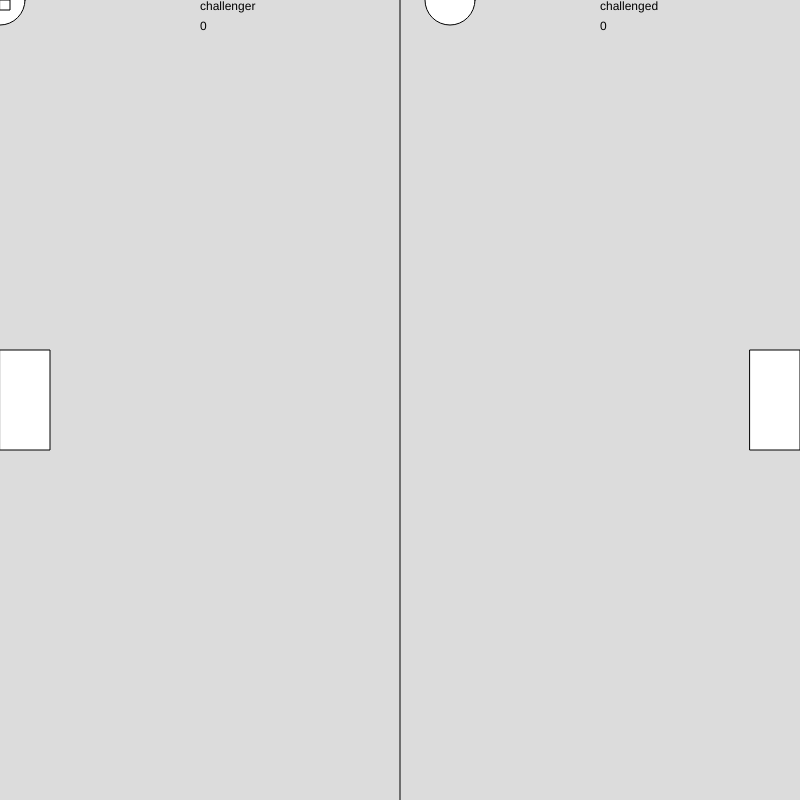
Frame 1 (no input)
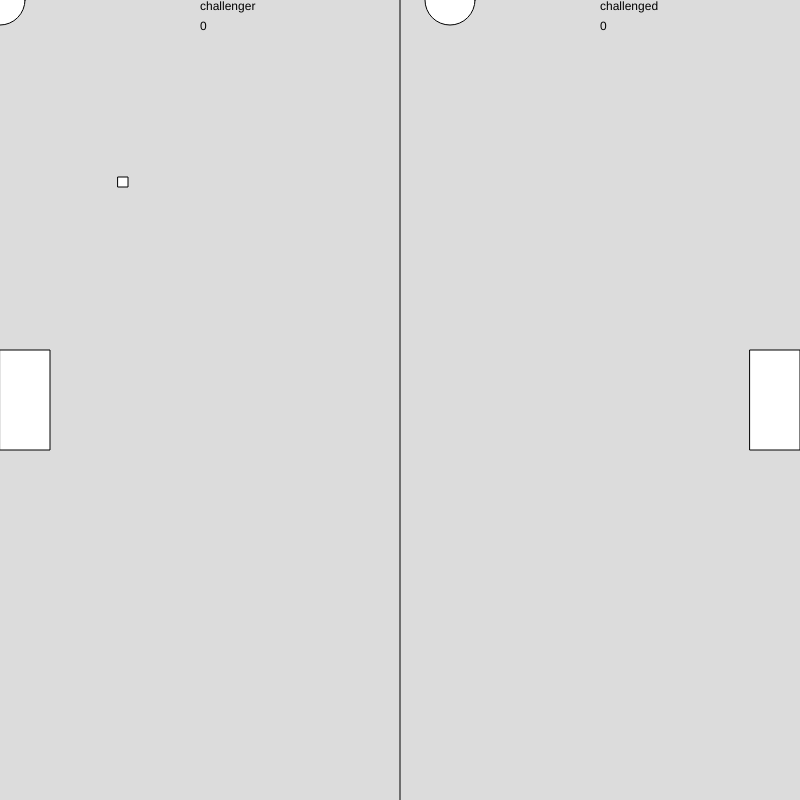
Frame 60 (no input)
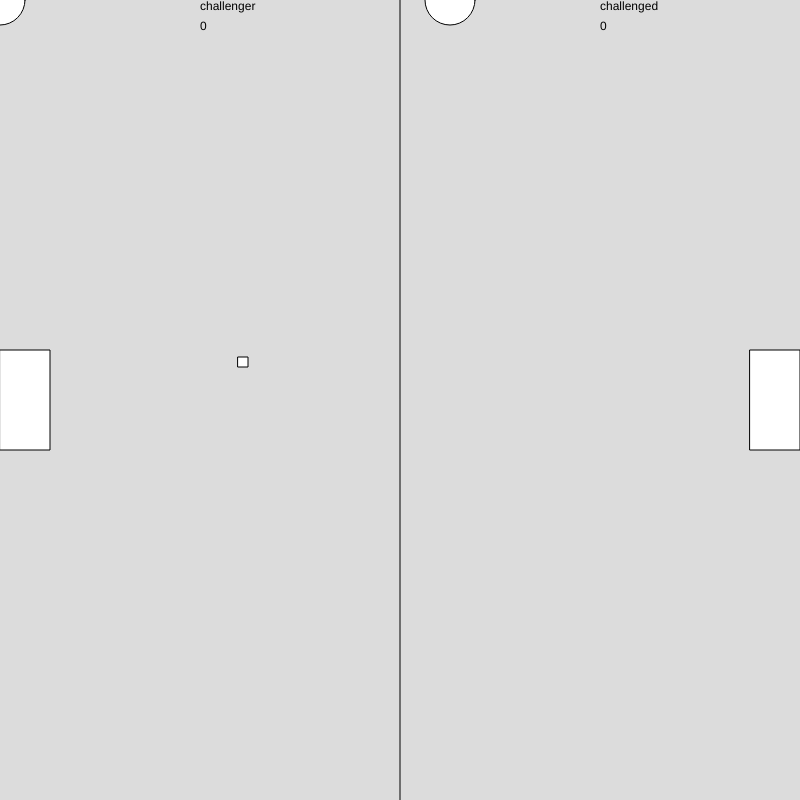
Frame 120 (the mouse pressed at the canvas centre since frame 60)

The p5.js sketch that drew these frames (run headless with seeded random() and noise() and a simulated clock; from frame 60 on, the mouse is pressed at the canvas centre):

// p5.js sketch
// ── sketch.js
var rowy = 0;
var rowx = 450;
var bally = 0;
var ballx = 0;
var pucky = 0
var puckx = 0
var deltax = 2
var deltay = 3
function setup() {
  noCursor();
  createCanvas(800, 800);
}

function draw() {
  background(220);
  if(rowx<  400 ) {
    rowx = 450
  }
  if(ballx> 400){
    ballx = 350
  }
  text("0",600,30)
  text("0",200,30)
  text("challenger", 200, 10);
  text("challenged", 600, 10);
  ellipse(ballx, bally, 50);
  line(400, 800, 400, 0);
  ellipse(rowx, rowy, 50);
  rect(puckx,pucky,10)
  puckx = puckx+deltax
  pucky = pucky+deltay
  
  if(puckx>800){
  deltax=-3  
  }
  if(puckx<0){
  deltax=3  
  }
  if(pucky>800){
    deltay=-3
  }
  if(pucky<0){
    deltay=3
  }

  
  
  rect(0,350,50,100)
  rect(750,350,50,100)
  
}







function keyPressed() {
  if (key == "a") {
    ballx = ballx - 50;
  }
  if (key == "s") {
    bally = bally + 50;
  }
  if (key == "d") {
    ballx = ballx + 50;
  }
  if (key == "w") {
    bally = bally - 50;
  }
  if (keyCode === UP_ARROW) {
    rowy = rowy - 50;
  }
  if (keyCode === DOWN_ARROW) {
    rowy = rowy + 50
  }
  if (keyCode === LEFT_ARROW){
    rowx = rowx - 50 
  }
  if (keyCode === RIGHT_ARROW){
    rowx = rowx + 50
  }
  if (key == 'g'){
    
  }













}
